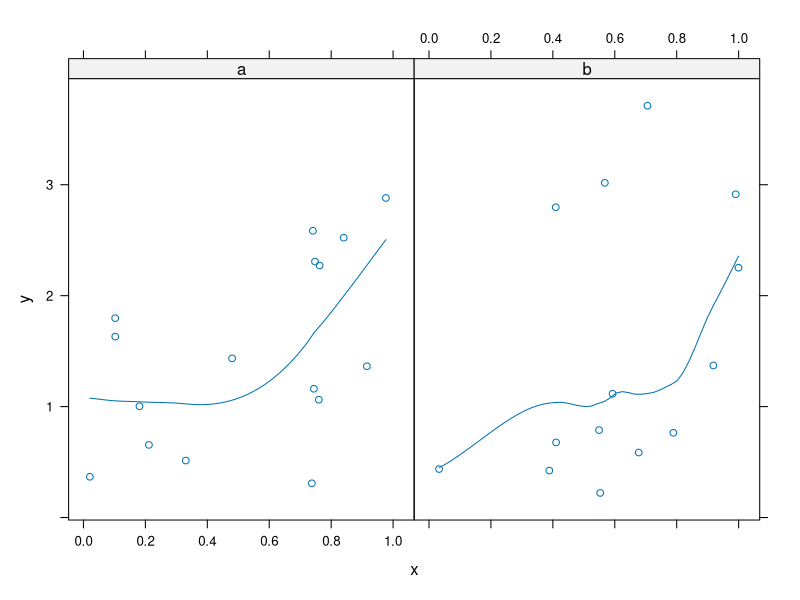

Reproduce this figure in R.
# simulate some data
set.seed(88)
n <- 30
x <- runif(n)
y <- 1.2 + 0.8*x + rnorm(n)
g <- sample(letters[1:2], n, replace=TRUE)
my.df <- data.frame(x=x, y=y, grp=factor(g))

# show data structure
dput(my.df)

# save results from a linear as plain text in home directory
capture.output(summary(lm(y ~ x + grp, data=my.df)), file="~/my_df_lm.txt")

# save a PNG graphic in home directory
library(lattice)
png("~/my_df_xyplot.png")
xyplot(y ~ x | grp, data=my.df, type=c("p","smooth"))
dev.off()
